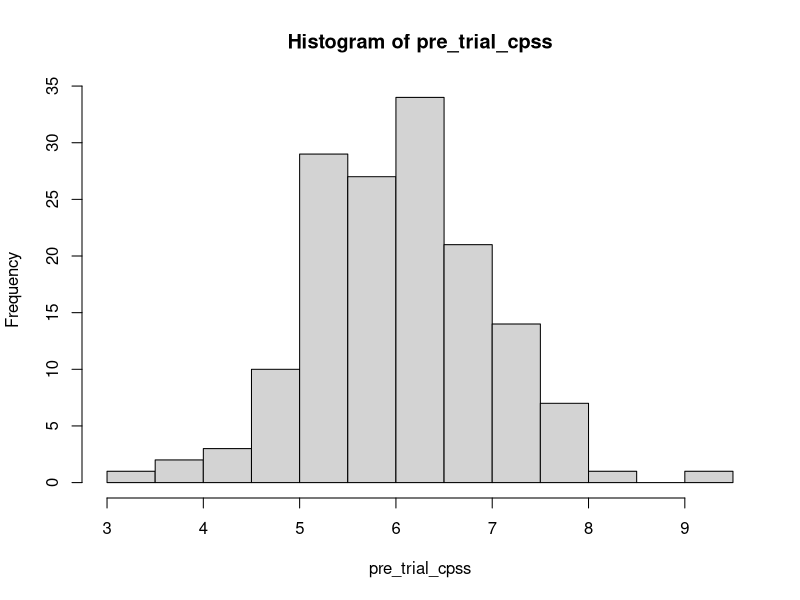
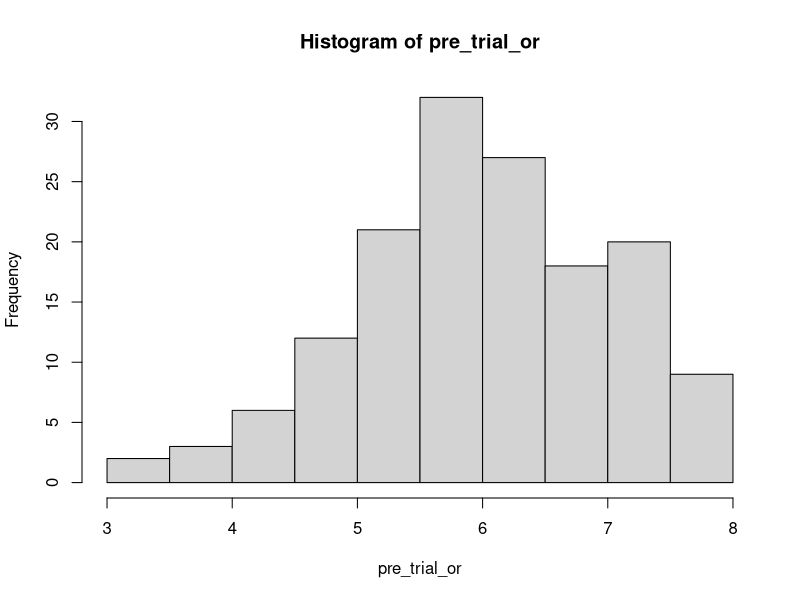
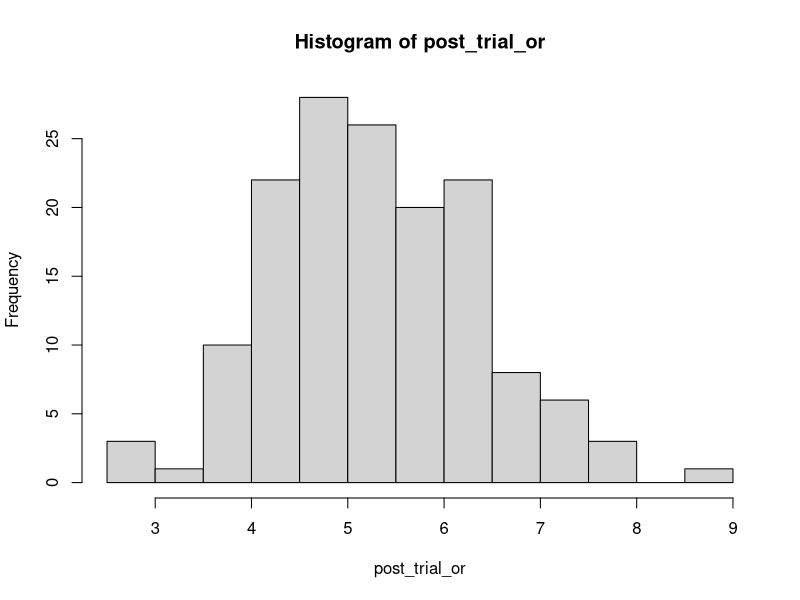
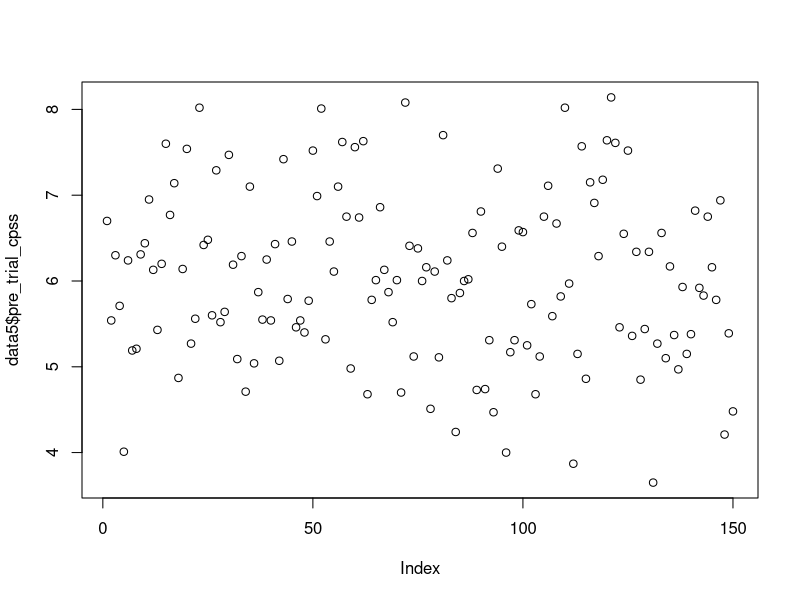
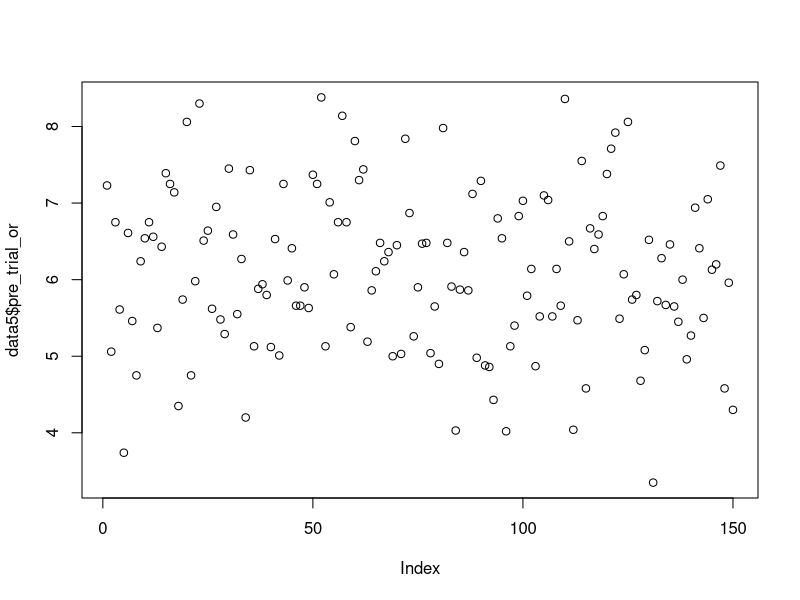
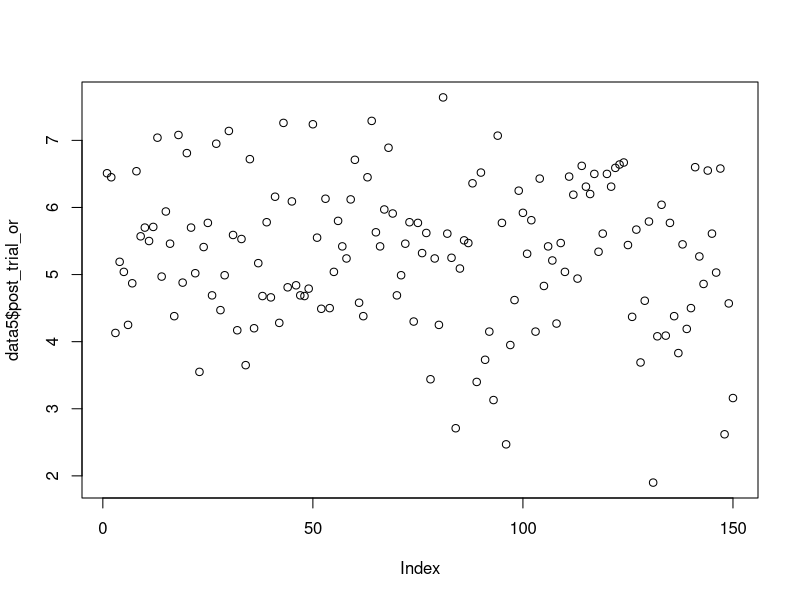

These figures' R source, in order:
## ---- chunk 1
knitr::opts_chunk$set(echo = TRUE)
## ---- chunk 2

library(readr)
data5 <-read_csv("daie_ca3_data_5.csv")
View(data5)
#head(data5, 10)
## ---- chunk 3
pre_trial_cpss_mean <- mean(data5$pre_trial_cpss)
pre_trial_cpss_mean
pre_trial_cpss_std <- sd(data5$pre_trial_cpss)
pre_trial_cpss_std
pre_trial_cpss <- rnorm(150, pre_trial_cpss_mean, pre_trial_cpss_std)
hist(pre_trial_cpss)

# clean data? 1 value missing for this variable
#post_trial_cpss_mean <- mean(data5$post_trial_cpss)
#post_trial_cpss_mean
#post_trial_cpss_std <- sd(data5$post_trial_cpss)
#post_trial_cpss_std
#post_trial_cpss <- rnorm(150, post_trial_cpss_mean, post_trial_cpss_std)
#hist(post_trial_cpss)

pre_trial_or_mean <- mean(data5$pre_trial_or)
pre_trial_or_mean
pre_trial_or_sd <- sd(data5$pre_trial_or)
pre_trial_or_sd
pre_trial_or <- rnorm(150, pre_trial_or_mean, pre_trial_or_sd)
hist(pre_trial_or)

post_trial_or_mean <- mean(data5$post_trial_or)
post_trial_or_mean
post_trial_or_sd <- sd(data5$post_trial_or)
post_trial_or_sd
post_trial_or <- rnorm(150, post_trial_or_mean, post_trial_or_sd)
hist(post_trial_or)


## ---- chunk 4
plot(data5$pre_trial_cpss)
#plot(data5$post_trial_cpss) # clean data
plot(data5$pre_trial_or)
plot(data5$post_trial_or)
